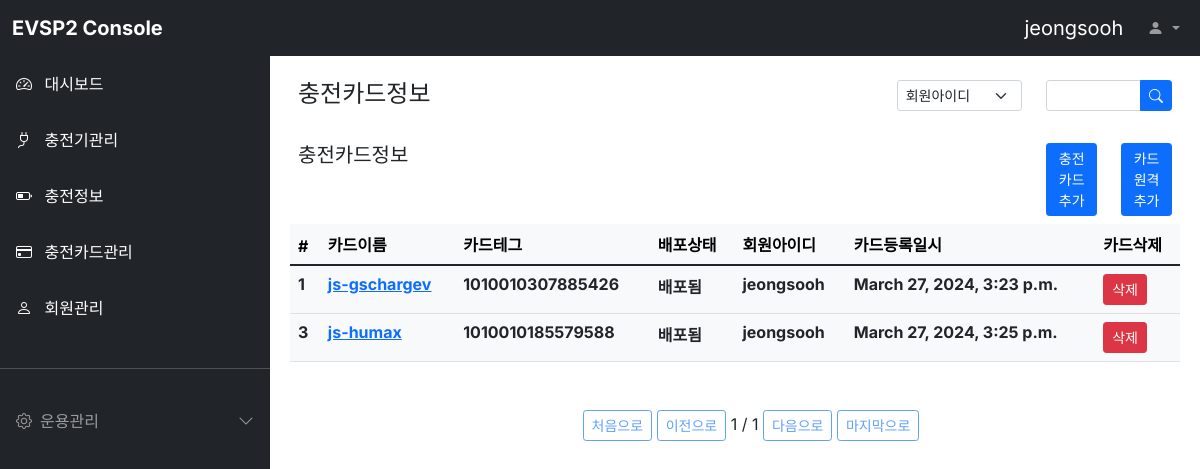
The app's page /cardinfo/ (signed in) with its own data.
### cardinfo/models.py (models this page shows)
class Cardinfo(models.Model):
  cardname = models.CharField(max_length=64, verbose_name='카드이름')
  userid = models.CharField(max_length=64, verbose_name='회원아이디')
  cardtag = models.CharField(max_length=64, verbose_name='카드테그')
  cardstatus = models.CharField(max_length=64, verbose_name='배포상태')
  register_dttm = models.DateTimeField(auto_now_add=True, verbose_name='카드등록일시')
  class Meta:
    db_table = 'evsp2_cardinfo'
    verbose_name = '카드정보'
    verbose_name_plural = '카드정보'

### cardinfo/views.py (the view)
# urls.py: path('', views.CardinfoList.as_view()),
class CardinfoList(ListView):
  model = Cardinfo
  template_name='cardinfo.html'
  context_object_name = 'cardinfoList'
  paginate_by = 2
  queryset = Cardinfo.objects.all()
  def get_queryset(self):
    queryset = Cardinfo.objects.all()
    query = self.request.GET.get("q", None)
    if query is not None:
      queryset = queryset.filter(
        Q(userid__icontains=query) |
        Q(cardname__icontains=query) |
        Q(cardtag__icontains=query)
      )
    return queryset
  def get_context_data(self, **kwargs):
    context = super().get_context_data(**kwargs)
    user_id = self.request.session['user']
    context['loginuser'] = user_id
    return context

### cardinfo/templates/cardinfo.html (shortened to what this page needs)
{% extends "base.html" %}
{% block contents %}
<div class="row mt-3 mx-3">
  <div class="col-md-8 fw-bold"><h4>충전카드정보</h4></div>
  <div class="col-md-2">
    <select class="form-select form-select-sm" aria-label="Default select example">
      <option selected>회원아이디</option>
    </select>
  </div>
  <div class="col-md-2">
    <form method="get" action="/cardinfo">
      <div class="input-group input-group-sm">
        <input name="q" type="text" class="form-control" placeholder="" aria-label="Recipient's username" aria-describedby="button-addon2">
        <button class="btn btn-primary" type="submit" id="button-addon2">
          <i class="bi bi-search"></i>
        </button>
      </div>
    </form>
  </div>
</div>
<div class="row mt-3 mx-3">
  <div class="col-md-10 fw-bold"><h5>충전카드정보</h5></div>
  <div class="col-md-1 d-grid justify-content-md-end">
    <button class="btn btn-primary btn-sm"
      onclick="location.href='/cardinfo/register/'">충전카드추가
    </button>
  </div>
  <div class="col-md-1 d-grid justify-content-md-end">
    <button class="btn btn-primary btn-sm"
      onclick="location.href='/cardinfo/registerremote'">카드원격추가
    </button>
  </div>
</div>
<div class="row mt-2 mx-2">
  <div class="col-12">
    {% load infolist_extras %}
    <table class="table table-light">
      <thead class="thead-light">
        <tr>
          <th scope="col">#</th>
          <th scope="col">카드이름</th>
          <th scope="col">카드테그</th>
          <th scope="col">배포상태</th>
          <th scope="col">회원아이디</th>
          <th scope="col">카드등록일시</th>
          <th scope="col">카드삭제</th>
        </tr>
      </thead>
      <tbody class="text-dark">
        {% for cardinfo in cardinfoList %}
        <tr>
          <th scope="row">{{ cardinfo.id }}</th>
          <th><a href="/cardinfo/{{ cardinfo.id }}">{{ cardinfo.cardname }}</a></th>
          <th>{{ cardinfo.cardtag }}</th>
          <th>{{ cardinfo.cardstatus }}</th>
          <th>{{ cardinfo.userid }}</th>
          <th>{{ cardinfo.register_dttm }}</th>
          <th><a class="btn btn-primary btn-sm btn-danger" id="cardinfo-{{ cardinfo.id }}"
            href="/cardinfo/{{ cardinfo.id }}/delete" target="_blank">삭제</a></th>
        </tr>
        {% endfor %}
      </tbody>
    </table>
    <div class="pagination justify-content-center mt-5">
      <ul class="step-links">
        {% if page_obj.has_previous %}
        <a class="btn btn-sm btn-outline-primary" href="{% my_url 1 'page' request.GET.urlencode %}">처음으로</a>
        <a class="btn btn-sm btn-outline-primary" href="{% my_url page_obj.previous_page_number 'page' request.GET.urlencode %}">이전으로</a>
        <!-- <a class="btn btn-sm btn-outline-primary" href="?page=1">처음으로</a>
        <a class="btn btn-sm btn-outline-primary" href="?page={{ page_obj.previous_page_number }}">이전으로</a> -->
        {% else %}
        <a class="btn btn-sm btn-outline-primary disabled" href="#">처음으로</a>
        <a class="btn btn-sm btn-outline-primary disabled" href="#">이전으로</a>
        {% endif %}
      <span class="current">
        {{ page_obj.number }} / {{ page_obj.paginator.num_pages }}
      </span>
        {% if page_obj.has_next %}
        <a class="btn btn-sm btn-outline-primary" href="{% my_url page_obj.next_page_number 'page' request.GET.urlencode %}">다음으로</a>
        <a class="btn btn-sm btn-outline-primary" href="{% my_url page_obj.paginator.num_pages 'page' request.GET.urlencode %}">마지막으로</a>
        <!-- <a class="btn btn-sm btn-outline-primary" href="?page={{ page_obj.next_page_number }}">다음으로</a>
        <a class="btn btn-sm btn-outline-primary" href="?page={{ page_obj.paginator.num_pages }}">마지막으로</a> -->
        {% else %}
        <a class="btn btn-sm btn-outline-primary disabled" href="#">다음으로</a>
        <a class="btn btn-sm btn-outline-primary disabled" href="#">마지막으로</a>
        {% endif %}
      </ul>
    </div>
  </div>
</div>
{% endblock %}

### static/style.css (style rules this page uses)
body, button { font-family: "Inter", sans-serif; }
:root { --offcanvas-width: 270px; --topNavbarHeight: 56px; }
@media (min-width: 992px) { body { overflow: auto !important; } }

### records on screen
Cardinfo: id "1", cardname "js-gschargev", cardtag "1010010307885426", cardstatus "배포됨", userid "jeongsooh", register_dttm "March 27, 2024, 3:23 p.m."
Cardinfo: id "3", cardname "js-humax", cardtag "1010010185579588", cardstatus "배포됨", userid "jeongsooh", register_dttm "March 27, 2024, 3:25 p.m."

### other values on screen
{{ loginuser }} "jeongsooh"
{{ page_obj.number }} "1"
{{ page_obj.paginator.num_pages }} "1"
